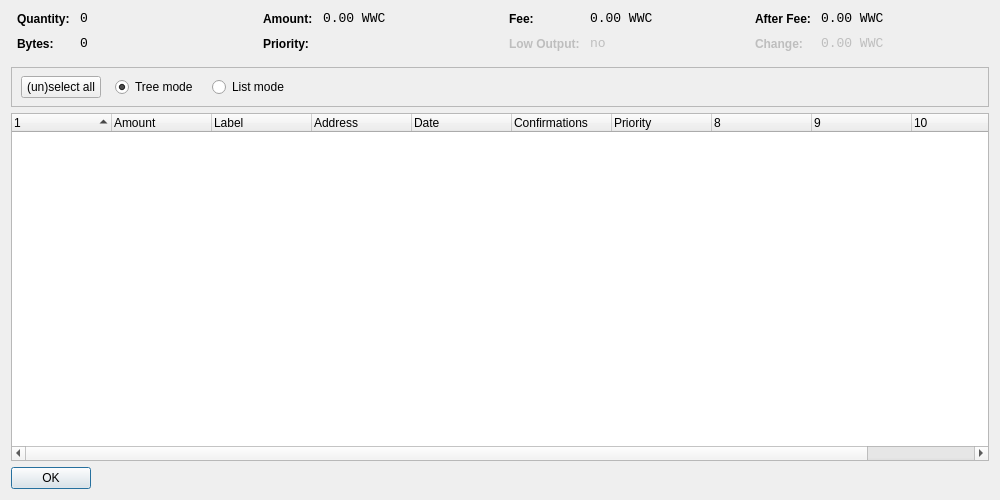
<?xml version="1.0" encoding="UTF-8"?>
<ui version="4.0">
 <class>CoinControlDialog</class>
 <widget class="QDialog" name="CoinControlDialog">
  <property name="geometry">
   <rect>
    <x>0</x>
    <y>0</y>
    <width>1000</width>
    <height>500</height>
   </rect>
  </property>
  <property name="windowTitle">
   <string>Coin Control</string>
  </property>
  <layout class="QVBoxLayout" name="verticalLayout">
   <item>
    <layout class="QHBoxLayout" name="horizontalLayoutTop" stretch="0,0,0,0">
     <property name="topMargin">
      <number>0</number>
     </property>
     <property name="bottomMargin">
      <number>10</number>
     </property>
     <item>
      <layout class="QFormLayout" name="formLayoutCoinControl1">
       <property name="horizontalSpacing">
        <number>10</number>
       </property>
       <property name="verticalSpacing">
        <number>10</number>
       </property>
       <property name="leftMargin">
        <number>6</number>
       </property>
       <property name="rightMargin">
        <number>6</number>
       </property>
       <item row="0" column="0">
        <widget class="QLabel" name="labelCoinControlQuantityText">
         <property name="styleSheet">
          <string notr="true">font-weight:bold;</string>
         </property>
         <property name="text">
          <string>Quantity:</string>
         </property>
        </widget>
       </item>
       <item row="0" column="1">
        <widget class="QLabel" name="labelCoinControlQuantity">
         <property name="font">
          <font>
           <family>Monospace</family>
           <pointsize>10</pointsize>
          </font>
         </property>
         <property name="cursor">
          <cursorShape>IBeamCursor</cursorShape>
         </property>
         <property name="contextMenuPolicy">
          <enum>Qt::ActionsContextMenu</enum>
         </property>
         <property name="text">
          <string notr="true">0</string>
         </property>
         <property name="textInteractionFlags">
          <set>Qt::LinksAccessibleByMouse|Qt::TextSelectableByKeyboard|Qt::TextSelectableByMouse</set>
         </property>
        </widget>
       </item>
       <item row="1" column="0">
        <widget class="QLabel" name="labelCoinControlBytesText">
         <property name="styleSheet">
          <string notr="true">font-weight:bold;</string>
         </property>
         <property name="text">
          <string>Bytes:</string>
         </property>
        </widget>
       </item>
       <item row="1" column="1">
        <widget class="QLabel" name="labelCoinControlBytes">
         <property name="font">
          <font>
           <family>Monospace</family>
           <pointsize>10</pointsize>
          </font>
         </property>
         <property name="cursor">
          <cursorShape>IBeamCursor</cursorShape>
         </property>
         <property name="contextMenuPolicy">
          <enum>Qt::ActionsContextMenu</enum>
         </property>
         <property name="text">
          <string notr="true">0</string>
         </property>
         <property name="textInteractionFlags">
          <set>Qt::LinksAccessibleByMouse|Qt::TextSelectableByKeyboard|Qt::TextSelectableByMouse</set>
         </property>
        </widget>
       </item>
      </layout>
     </item>
     <item>
      <layout class="QFormLayout" name="formLayoutCoinControl2">
       <property name="horizontalSpacing">
        <number>10</number>
       </property>
       <property name="verticalSpacing">
        <number>10</number>
       </property>
       <property name="leftMargin">
        <number>6</number>
       </property>
       <property name="rightMargin">
        <number>6</number>
       </property>
       <item row="0" column="0">
        <widget class="QLabel" name="labelCoinControlAmountText">
         <property name="styleSheet">
          <string notr="true">font-weight:bold;</string>
         </property>
         <property name="text">
          <string>Amount:</string>
         </property>
        </widget>
       </item>
       <item row="0" column="1">
        <widget class="QLabel" name="labelCoinControlAmount">
         <property name="font">
          <font>
           <family>Monospace</family>
           <pointsize>10</pointsize>
          </font>
         </property>
         <property name="cursor">
          <cursorShape>IBeamCursor</cursorShape>
         </property>
         <property name="contextMenuPolicy">
          <enum>Qt::ActionsContextMenu</enum>
         </property>
         <property name="text">
          <string notr="true">0.00 WWC</string>
         </property>
         <property name="textInteractionFlags">
          <set>Qt::LinksAccessibleByMouse|Qt::TextSelectableByKeyboard|Qt::TextSelectableByMouse</set>
         </property>
        </widget>
       </item>
       <item row="1" column="0">
        <widget class="QLabel" name="labelCoinControlPriorityText">
         <property name="styleSheet">
          <string notr="true">font-weight:bold;</string>
         </property>
         <property name="text">
          <string>Priority:</string>
         </property>
        </widget>
       </item>
       <item row="1" column="1">
        <widget class="QLabel" name="labelCoinControlPriority">
         <property name="font">
          <font>
           <family>Monospace</family>
           <pointsize>10</pointsize>
          </font>
         </property>
         <property name="cursor">
          <cursorShape>IBeamCursor</cursorShape>
         </property>
         <property name="contextMenuPolicy">
          <enum>Qt::ActionsContextMenu</enum>
         </property>
         <property name="text">
          <string/>
         </property>
         <property name="textInteractionFlags">
          <set>Qt::LinksAccessibleByMouse|Qt::TextSelectableByKeyboard|Qt::TextSelectableByMouse</set>
         </property>
        </widget>
       </item>
      </layout>
     </item>
     <item>
      <layout class="QFormLayout" name="formLayoutCoinControl3">
       <property name="horizontalSpacing">
        <number>10</number>
       </property>
       <property name="verticalSpacing">
        <number>10</number>
       </property>
       <property name="leftMargin">
        <number>6</number>
       </property>
       <property name="rightMargin">
        <number>6</number>
       </property>
       <item row="0" column="0">
        <widget class="QLabel" name="labelCoinControlFeeText">
         <property name="styleSheet">
          <string notr="true">font-weight:bold;</string>
         </property>
         <property name="text">
          <string>Fee:</string>
         </property>
        </widget>
       </item>
       <item row="0" column="1">
        <widget class="QLabel" name="labelCoinControlFee">
         <property name="font">
          <font>
           <family>Monospace</family>
           <pointsize>10</pointsize>
          </font>
         </property>
         <property name="cursor">
          <cursorShape>IBeamCursor</cursorShape>
         </property>
         <property name="contextMenuPolicy">
          <enum>Qt::ActionsContextMenu</enum>
         </property>
         <property name="text">
          <string notr="true">0.00 WWC</string>
         </property>
         <property name="textInteractionFlags">
          <set>Qt::LinksAccessibleByMouse|Qt::TextSelectableByKeyboard|Qt::TextSelectableByMouse</set>
         </property>
        </widget>
       </item>
       <item row="1" column="0">
        <widget class="QLabel" name="labelCoinControlLowOutputText">
         <property name="enabled">
          <bool>false</bool>
         </property>
         <property name="styleSheet">
          <string notr="true">font-weight:bold;</string>
         </property>
         <property name="text">
          <string>Low Output:</string>
         </property>
        </widget>
       </item>
       <item row="1" column="1">
        <widget class="QLabel" name="labelCoinControlLowOutput">
         <property name="enabled">
          <bool>false</bool>
         </property>
         <property name="font">
          <font>
           <family>Monospace</family>
           <pointsize>10</pointsize>
          </font>
         </property>
         <property name="cursor">
          <cursorShape>IBeamCursor</cursorShape>
         </property>
         <property name="contextMenuPolicy">
          <enum>Qt::ActionsContextMenu</enum>
         </property>
         <property name="text">
          <string notr="true">no</string>
         </property>
         <property name="textInteractionFlags">
          <set>Qt::LinksAccessibleByMouse|Qt::TextSelectableByKeyboard|Qt::TextSelectableByMouse</set>
         </property>
        </widget>
       </item>
      </layout>
     </item>
     <item>
      <layout class="QFormLayout" name="formLayoutCoinControl4">
       <property name="horizontalSpacing">
        <number>10</number>
       </property>
       <property name="verticalSpacing">
        <number>10</number>
       </property>
       <property name="leftMargin">
        <number>6</number>
       </property>
       <property name="rightMargin">
        <number>6</number>
       </property>
       <item row="0" column="0">
        <widget class="QLabel" name="labelCoinControlAfterFeeText">
         <property name="styleSheet">
          <string notr="true">font-weight:bold;</string>
         </property>
         <property name="text">
          <string>After Fee:</string>
         </property>
        </widget>
       </item>
       <item row="0" column="1">
        <widget class="QLabel" name="labelCoinControlAfterFee">
         <property name="font">
          <font>
           <family>Monospace</family>
           <pointsize>10</pointsize>
          </font>
         </property>
         <property name="cursor">
          <cursorShape>IBeamCursor</cursorShape>
         </property>
         <property name="contextMenuPolicy">
          <enum>Qt::ActionsContextMenu</enum>
         </property>
         <property name="text">
          <string notr="true">0.00 WWC</string>
         </property>
         <property name="textInteractionFlags">
          <set>Qt::LinksAccessibleByMouse|Qt::TextSelectableByKeyboard|Qt::TextSelectableByMouse</set>
         </property>
        </widget>
       </item>
       <item row="1" column="0">
        <widget class="QLabel" name="labelCoinControlChangeText">
         <property name="enabled">
          <bool>false</bool>
         </property>
         <property name="styleSheet">
          <string notr="true">font-weight:bold;</string>
         </property>
         <property name="text">
          <string>Change:</string>
         </property>
        </widget>
       </item>
       <item row="1" column="1">
        <widget class="QLabel" name="labelCoinControlChange">
         <property name="enabled">
          <bool>false</bool>
         </property>
         <property name="font">
          <font>
           <family>Monospace</family>
           <pointsize>10</pointsize>
          </font>
         </property>
         <property name="cursor">
          <cursorShape>IBeamCursor</cursorShape>
         </property>
         <property name="contextMenuPolicy">
          <enum>Qt::ActionsContextMenu</enum>
         </property>
         <property name="text">
          <string notr="true">0.00 WWC</string>
         </property>
         <property name="textInteractionFlags">
          <set>Qt::LinksAccessibleByMouse|Qt::TextSelectableByKeyboard|Qt::TextSelectableByMouse</set>
         </property>
        </widget>
       </item>
      </layout>
     </item>
    </layout>
   </item>
   <item>
    <widget class="QFrame" name="frame">
     <property name="minimumSize">
      <size>
       <width>0</width>
       <height>40</height>
      </size>
     </property>
     <property name="frameShape">
      <enum>QFrame::StyledPanel</enum>
     </property>
     <property name="frameShadow">
      <enum>QFrame::Sunken</enum>
     </property>
     <widget class="QWidget" name="horizontalLayoutWidget">
      <property name="geometry">
       <rect>
        <x>10</x>
        <y>0</y>
        <width>781</width>
        <height>41</height>
       </rect>
      </property>
      <layout class="QHBoxLayout" name="horizontalLayoutPanel" stretch="0,0,0,0,0">
       <property name="spacing">
        <number>14</number>
       </property>
       <item>
        <widget class="QPushButton" name="pushButtonSelectAll">
         <property name="sizePolicy">
          <sizepolicy hsizetype="Maximum" vsizetype="Fixed">
           <horstretch>0</horstretch>
           <verstretch>0</verstretch>
          </sizepolicy>
         </property>
         <property name="text">
          <string>(un)select all</string>
         </property>
        </widget>
       </item>
       <item>
        <widget class="QRadioButton" name="radioTreeMode">
         <property name="sizePolicy">
          <sizepolicy hsizetype="Maximum" vsizetype="Fixed">
           <horstretch>0</horstretch>
           <verstretch>0</verstretch>
          </sizepolicy>
         </property>
         <property name="text">
          <string>Tree mode</string>
         </property>
         <property name="checked">
          <bool>true</bool>
         </property>
        </widget>
       </item>
       <item>
        <widget class="QRadioButton" name="radioListMode">
         <property name="sizePolicy">
          <sizepolicy hsizetype="Maximum" vsizetype="Fixed">
           <horstretch>0</horstretch>
           <verstretch>0</verstretch>
          </sizepolicy>
         </property>
         <property name="text">
          <string>List mode</string>
         </property>
        </widget>
       </item>
       <item>
        <spacer name="horizontalSpacer">
         <property name="orientation">
          <enum>Qt::Horizontal</enum>
         </property>
         <property name="sizeHint" stdset="0">
          <size>
           <width>40</width>
           <height>20</height>
          </size>
         </property>
        </spacer>
       </item>
      </layout>
     </widget>
    </widget>
   </item>
   <item>
    <widget class="CoinControlTreeWidget" name="treeWidget">
     <property name="contextMenuPolicy">
      <enum>Qt::CustomContextMenu</enum>
     </property>
     <property name="sortingEnabled">
      <bool>false</bool>
     </property>
     <property name="columnCount">
      <number>11</number>
     </property>
     <attribute name="headerShowSortIndicator" stdset="0">
      <bool>true</bool>
     </attribute>
     <attribute name="headerStretchLastSection">
      <bool>false</bool>
     </attribute>
     <column>
      <property name="text">
       <string/>
      </property>
     </column>
     <column>
      <property name="text">
       <string>Amount</string>
      </property>
     </column>
     <column>
      <property name="text">
       <string>Label</string>
      </property>
     </column>
     <column>
      <property name="text">
       <string>Address</string>
      </property>
     </column>
     <column>
      <property name="text">
       <string>Date</string>
      </property>
     </column>
     <column>
      <property name="text">
       <string>Confirmations</string>
      </property>
      <property name="toolTip">
       <string>Confirmed</string>
      </property>
     </column>
     <column>
      <property name="text">
       <string>Priority</string>
      </property>
     </column>
     <column>
      <property name="text">
       <string/>
      </property>
     </column>
     <column>
      <property name="text">
       <string/>
      </property>
     </column>
     <column>
      <property name="text">
       <string/>
      </property>
     </column>
     <column>
      <property name="text">
       <string/>
      </property>
     </column>
    </widget>
   </item>
   <item>
    <widget class="QDialogButtonBox" name="buttonBox">
     <property name="sizePolicy">
      <sizepolicy hsizetype="Maximum" vsizetype="Fixed">
       <horstretch>0</horstretch>
       <verstretch>0</verstretch>
      </sizepolicy>
     </property>
     <property name="orientation">
      <enum>Qt::Horizontal</enum>
     </property>
     <property name="standardButtons">
      <set>QDialogButtonBox::Ok</set>
     </property>
    </widget>
   </item>
  </layout>
 </widget>
 <customwidgets>
  <customwidget>
   <class>CoinControlTreeWidget</class>
   <extends>QTreeWidget</extends>
   <header>coincontroltreewidget.h</header>
  </customwidget>
 </customwidgets>
 <resources/>
 <connections/>
</ui>
